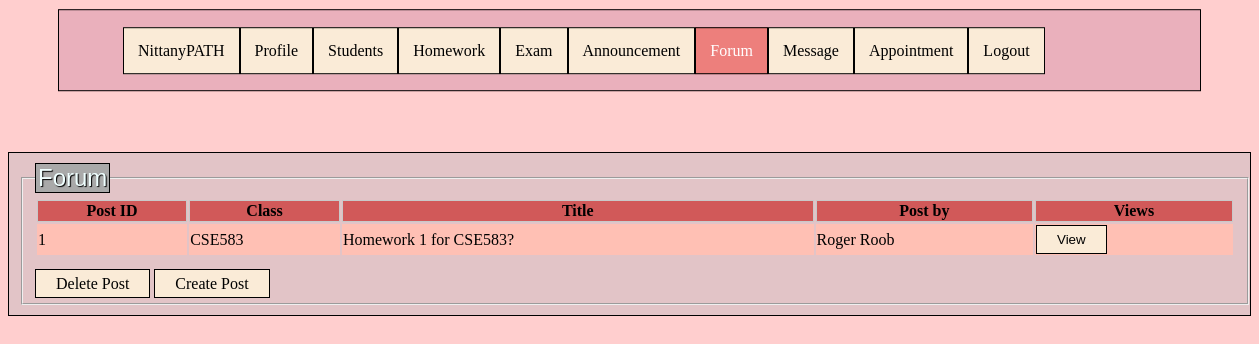
The page /forumP (signed in) on the database its author committed.
### tables this page shows
CREATE TABLE Posts(post_no INTEGER PRIMARY KEY AUTOINCREMENT, cid VARCHAR(12), pdate TEXT, ptime TEXT, ptitle VARCHAR(50), semail VARCHAR(8), postdesc TEXT, FOREIGN KEY (semail) REFERENCES Enrolls ON DELETE CASCADE);

### app.py (the view)
@app.route('/forumP', methods=['POST', 'GET'])
def forumP():
    error = None
    connection = sql.connect('database.db')
    cursor = connection.execute('SELECT DISTINCT Pt.cid, Pt.ptitle, S.firstname, S.lastname, Pt.post_no '
                                'FROM Students S, Professor_teach PT, Posts Pt, Professors P, Sections Sec '
                                'WHERE ? = P.pemail AND P.pemail = PT.pemail AND PT.teaching_team_id = Sec.teaching_team_id '
                                'AND Sec.cid = Pt.cid AND Pt.semail = S.semail;',
                                (myid,))
    forumS = cursor.fetchall()
    cursor = connection.execute('SELECT DISTINCT Pt.cid, Pt.ptitle, TA.firstname, TA.lastname, Pt.post_no '
                                'FROM TA, Professor_teach PT, Posts Pt, Professors P, Sections Sec '
                                'WHERE ? = P.pemail AND P.pemail = PT.pemail AND PT.teaching_team_id = Sec.teaching_team_id '
                                'AND Sec.cid = Pt.cid AND Pt.semail = TA.semail;',
                                (myid,))
    forumT = cursor.fetchall()
    cursor = connection.execute('SELECT DISTINCT Pt.cid, Pt.ptitle, P2.firstname, P2.lastname, Pt.post_no '
                                'FROM Professors P2, Professor_teach PT, Posts Pt, Professors P, Sections Sec '
                                'WHERE ? = P.pemail AND P.pemail = PT.pemail AND PT.teaching_team_id = Sec.teaching_team_id '
                                'AND Sec.cid = Pt.cid AND Pt.semail = P2.pemail;',
                                (myid,))
    forumP = cursor.fetchall()
    tempforum = []
    for set in forumS:
        tempname = set[2] + ' ' + set[3]
        tempforum.append([set[0], set[1], tempname, set[4]])
    for set in forumT:
        tempname = set[2] + ' ' + set[3]
        tempforum.append([set[0], set[1], tempname, set[4]])
    for set in forumP:
        tempname = set[2] + ' ' + set[3]
        tempforum.append([set[0], set[1], tempname, set[4]])
    if request.method == 'POST':
        global temppostnum
        temppostnum = request.form['postnum']
        return redirect('/commentP')
    if tempforum:
        return render_template('forumP.html', error=error, forum=tempforum)
    else:
        error = 'invalid input name'
    return render_template('forumP.html', error=error)

### templates/forumP.html (shortened to what this page needs)
<!DOCTYPE html>
<html lang="en">
<head>
</head>
<body>
    <div class="nav">
        <fieldset style="border:0 none">
            <ul>
                <li><a href="/professor" >NittanyPATH</a></li>
                <li><a href="/profileP">Profile</a></li>
                <li><a href="/studentsP">Students</a></li>
                <li><a href="/homeworkP" >Homework</a></li>
                <li><a href="/examP" >Exam</a></li>
                <li><a href="/announcementsP" >Announcement</a></li>
                <li><a href="/forumP" style="background-color: #ed7f7c; color:white; border: 1px solid black;">Forum</a></li>
                <li><a href="/inboxp">Message</a></li>
                <li><a href="/appointmentP">Appointment</a></li>
                <li><a href="/login">Logout</a></li>
            </ul>
        </fieldset>
    </div>
    <div class="forum">
        <fieldset>
            <legend>Forum</legend>
                <table>
                <tr>
                    <th scope="post_no"> Post ID</th>
                    <th scope="class"> Class</th>
                    <th scope="title"> Title</th>
                    <th scope="name"> Post by</th>
                    <th scope="temp"> Views</th>
                </tr>
                    <tbody>
                    {% for class, title, name, post_no in forum %}
                        <form action="/forumP", method="POST">
                        <tr>
                            <td> <input type="text" name="postnum" value="{{ post_no }}" readonly="readonly" style="display: none" /> {{ post_no }} </td>
                            <td> {{ class }} </td>
                            <td> {{ title }} </td>
                            <td> {{ name }} </td>
                            <td> <button type="submit">View</button> </td>
                        </tr>
                        </form>
                    {% endfor %}
                    </tbody>
                </table>
                <br>
             <a class="bar" href="/deleteforum" role="button">Delete Post</a>
            <a class="bar" href="/createforumP" role="button">Create Post</a>
        </fieldset>
    </div>
</body>
</html>

### rows shown on the page
Posts: post_no "1", cid "CSE583", ptitle "Homework 1 for CSE583?", name "Roger Roob"
